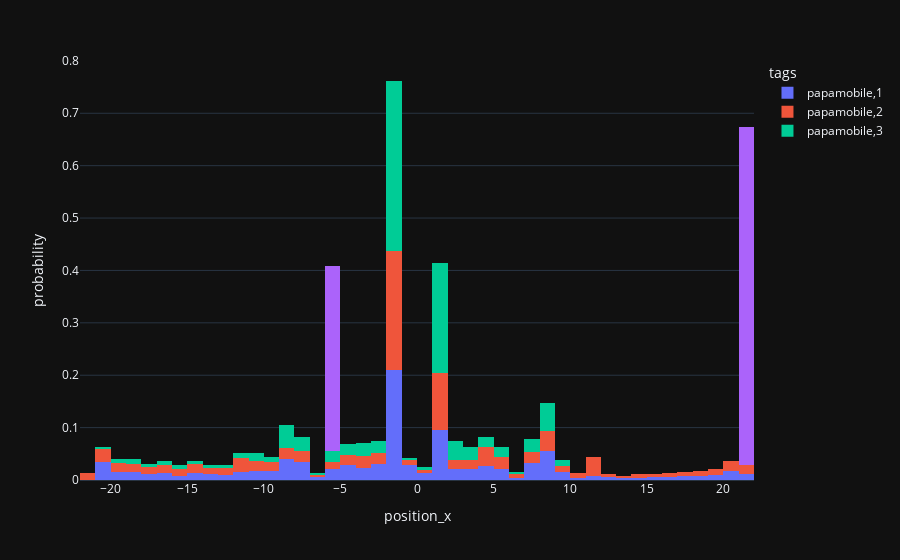

Write notebook code for a chart like this one.
### Code cell
fig = px.histogram(dataframe_to_plot, x = "position_x", color = "tags", template="plotly_dark", histnorm='probability'
)
fig.show()

### Figure 1 — Plotly figure (JSON) as saved in the notebook; plotly's stock layout.template omitted (floating-point values rounded to 4 significant figures; data arrays with more than 128 entries replaced by an {"elided": "..."} marker saying what was removed)
{"data": [{"alignmentgroup": "True", "bingroup": "x", "histnorm": "probability", "hovertemplate": "tags=papamobile,1<br>position_x=%{x}<br>probability=%{y}<extra></extra>", "legendgroup": "papamobile,1", "marker": {"color": "#636efa", "pattern": {"shape": ""}}, "name": "papamobile,1", "offsetgroup": "papamobile,1", "orientation": "v", "showlegend": true, "type": "histogram", "x": {"elided": "2180 float values"}, "xaxis": "x", "yaxis": "y"}, {"alignmentgroup": "True", "bingroup": "x", "histnorm": "probability", "hovertemplate": "tags=papamobile,2<br>position_x=%{x}<br>probability=%{y}<extra></extra>", "legendgroup": "papamobile,2", "marker": {"color": "#EF553B", "pattern": {"shape": ""}}, "name": "papamobile,2", "offsetgroup": "papamobile,2", "orientation": "v", "showlegend": true, "type": "histogram", "x": {"elided": "1755 float values"}, "xaxis": "x", "yaxis": "y"}, {"alignmentgroup": "True", "bingroup": "x", "histnorm": "probability", "hovertemplate": "tags=papamobile,3<br>position_x=%{x}<br>probability=%{y}<extra></extra>", "legendgroup": "papamobile,3", "marker": {"color": "#00cc96", "pattern": {"shape": ""}}, "name": "papamobile,3", "offsetgroup": "papamobile,3", "orientation": "v", "showlegend": true, "type": "histogram", "x": {"elided": "1989 float values"}, "xaxis": "x", "yaxis": "y"}, {"alignmentgroup": "True", "bingroup": "x", "histnorm": "probability", "hovertemplate": "tags=<br>position_x=%{x}<br>probability=%{y}<extra></extra>", "legendgroup": "", "marker": {"color": "#ab63fa", "pattern": {"shape": ""}}, "name": "", "offsetgroup": "", "orientation": "v", "showlegend": false, "type": "histogram", "x": [-5.682, -5.682, -5.682, -5.682, -5.682, -5.682, -5.682, -5.682, -5.682, -5.682, -5.682, 21.25, 21.25, 21.25, 21.25, 21.25, 21.25, 21.25, 21.25, 21.25, 21.25, 21.25, 21.25, 21.25, 21.25, 21.25, 21.25, 21.25, 21.25, 21.25, 21.25], "xaxis": "x", "yaxis": "y"}], "layout": {"barmode": "relative", "legend": {"title": {"text": "tags"}, "tracegroupgap": 0}, "margin": {"t": 60}, "xaxis": {"anchor": "y", "domain": [0, 1], "title": {"text": "position_x"}}, "yaxis": {"anchor": "x", "domain": [0, 1], "title": {"text": "probability"}}}}
